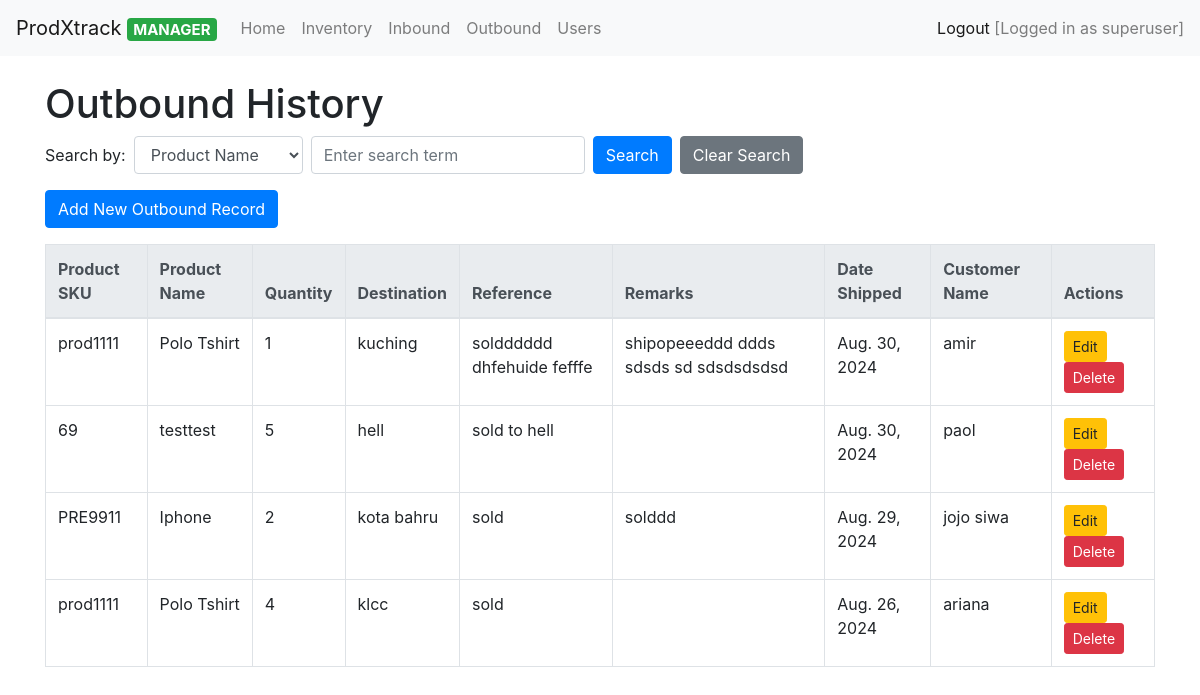
Before: /outbound/history/ (signed in) with the older database file.
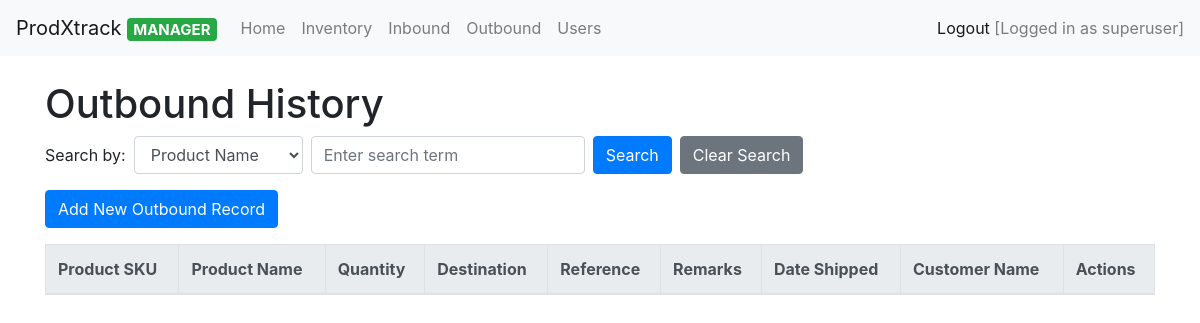
After: the same page with the newer database file.
### inventory/models.py (models this page shows, shortened)
class Outbound(models.Model):
    product_sku = models.ForeignKey(Inventory, on_delete= models.CASCADE)
    quantity = models.IntegerField()
    destination = models.CharField(max_length=255)
    reference = models.CharField(max_length=255, blank=True,null=True)
    remarks = models.TextField(blank=True, null=True)
    date_shipped =  models.DateField(null=True, blank=True)  # editable
    customer_name = models.CharField(max_length=255)

class Inventory(models.Model):
    category = models.CharField(max_length=255)
    sku = models.CharField(max_length=100, unique=True)
    name = models.CharField(max_length=255)
    location = models.CharField(max_length=255)
    quantity = models.IntegerField()
    supplier = models.CharField(max_length=255)
    class Meta:
        verbose_name = "Inventory"
        verbose_name_plural = "Inventories"

### inventory/views.py (the view, shortened to what this page needs)
# urls.py: path('outbound/history/', views.view_outbound_history, name='view_outbound_history'),
@login_required
def view_outbound_history(request):
    search_field = request.GET.get('search_field')
    query = request.GET.get('q')
    outbound_records = Outbound.objects.all().order_by('-date_shipped')
    context = {
        'outbound_records': outbound_records,
        'query': query,
        'search_field': search_field,
    }
    return render(request, 'inventory/outbound_history.html', context)

### inventory/templates/inventory/outbound_history.html (shortened to what this page needs)
{% extends 'inventory/base.html' %}
{% block content %}
<body>
    <h1>Outbound History</h1>
     <form method="GET" action="{% url 'view_outbound_history' %}" class="form-inline mb-3">
        <div class="form-group mr-2">
            <label for="search_field" class="mr-2">Search by:</label>
            <select name="search_field" id="search_field" class="form-control">
                <option value="product_name" {% if search_field == "product_name" %}selected{% endif %}>Product Name</option>
            </select>
        </div>
        <div class="form-group mr-2">
            <input type="text" name="q" placeholder="Enter search term" value="{{ query|default:'' }}" class="form-control">
        </div>
        <button type="submit" class="btn btn-primary mr-2">Search</button>
        <a href="{% url 'view_outbound_history' %}" class="btn btn-secondary">Clear Search</a>
    </form>
    <a href="{% url 'record_outbound' %}" class="btn btn-primary mb-3">Add New Outbound Record</a>
    <table class="table table-bordered">
        <thead class="thead-light">
            <tr>
                <th>Product SKU</th>
                <th>Product Name</th>
                <th>Quantity</th>
                <th>Destination</th>
                <th>Reference</th>
                <th>Remarks</th>
                <th>Date Shipped</th>
                <th>Customer Name</th>
                <th>Actions</th>
            </tr>
        </thead>
        <tbody>
            {% for record in outbound_records %}
            <tr>
                <td>{{ record.product_sku.sku }}</td>
                <td>{{ record.product_sku.name }}</td>
                <td>{{ record.quantity }}</td>
                <td>{{ record.destination }}</td>
                <td>{{ record.reference }}</td>
                <td>{{ record.remarks }}</td>
                <td>{{ record.date_shipped }}</td>
                <td>{{ record.customer_name }}</td>
                <td>
                    <a href="{% url 'edit_outbound' record.pk %}" class="btn btn-warning btn-sm">Edit</a>
                    <a href="{% url 'delete_outbound' record.pk %}" class="btn btn-danger btn-sm">Delete</a>
                </td>
            </tr>
            {% endfor %}
        </tbody>
    </table>
</body>
{% endblock %}

Changed rows visible on the page:
removed Outbound: product_sku.sku "prod1111", product_sku.name "Polo Tshirt", quantity "1", destination "kuching", reference "soldddddd dhfehuide fefffe", remarks "shipopeeeddd ddds sdsds sd sdsdsdsdsd", date_shipped "Aug. 30, 2024", customer_name "amir"
removed Outbound: product_sku.sku "69", product_sku.name "testtest", quantity "5", destination "hell", reference "sold to hell", date_shipped "Aug. 30, 2024", customer_name "paol"
removed Outbound: product_sku.sku "PRE9911", product_sku.name "Iphone", quantity "2", destination "kota bahru", reference "sold", remarks "solddd", date_shipped "Aug. 29, 2024", customer_name "jojo siwa"
removed Outbound: product_sku.sku "prod1111", product_sku.name "Polo Tshirt", quantity "4", destination "klcc", reference "sold", date_shipped "Aug. 26, 2024", customer_name "ariana"
